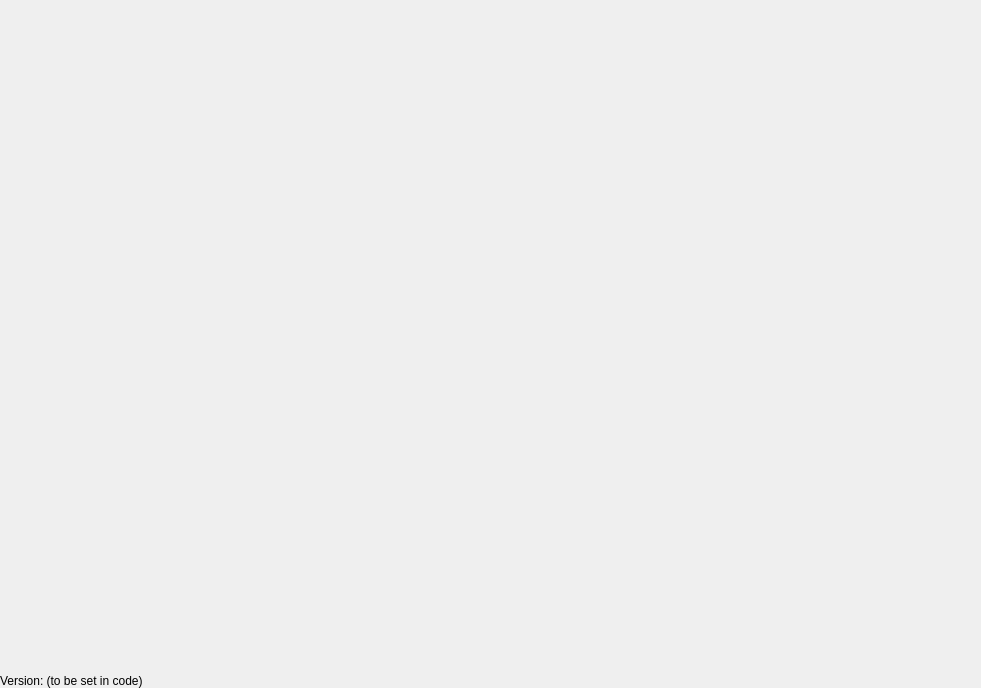
<?xml version="1.0" encoding="UTF-8"?>
<ui version="4.0">
 <class>Form</class>
 <widget class="QWidget" name="Form">
  <property name="geometry">
   <rect>
    <x>0</x>
    <y>0</y>
    <width>981</width>
    <height>688</height>
   </rect>
  </property>
  <property name="windowTitle">
   <string>Form</string>
  </property>
  <!-- Top-level layout for the entire form -->
  <layout class="QHBoxLayout" name="horizontalLayout">
   <property name="spacing">
    <number>0</number>
   </property>
   <property name="leftMargin">
    <number>0</number>
   </property>
   <property name="topMargin">
    <number>0</number>
   </property>
   <property name="rightMargin">
    <number>0</number>
   </property>
   <property name="bottomMargin">
    <number>0</number>
   </property>

   <!-- The main container widget -->
   <item>
    <widget class="QWidget" name="widget_2" native="true">
     <layout class="QVBoxLayout" name="verticalLayout">
      <property name="spacing">
       <number>0</number>
      </property>
      <property name="leftMargin">
       <number>0</number>
      </property>
      <property name="topMargin">
       <number>0</number>
      </property>
      <property name="rightMargin">
       <number>0</number>
      </property>
      <property name="bottomMargin">
       <number>0</number>
      </property>

      <!-- 1) Banner Container -->
      <item>
       <widget class="QWidget" name="Banner_container" native="true">
        <property name="maximumSize">
         <size>
          <width>1000</width>
          <height>160</height>
         </size>
        </property>
        <layout class="QVBoxLayout" name="verticalLayout_2"/>
       </widget>
      </item>

      <!-- 2) Link box with QGridLayout -->
      <item>
       <widget class="QWidget" name="link_box" native="true">
        <property name="maximumSize">
         <size>
          <width>16777215</width>
          <height>16777215</height>
         </size>
        </property>
        <layout class="QGridLayout" name="link_box_layout" columnstretch="0">
         <property name="leftMargin">
          <number>1</number>
         </property>
         <property name="topMargin">
          <number>1</number>
         </property>
         <property name="rightMargin">
          <number>1</number>
         </property>
         <property name="bottomMargin">
          <number>1</number>
         </property>
         <property name="spacing">
          <number>1</number>
         </property>
         <!-- Add extra spacing between links: -->
         <property name="horizontalSpacing">
          <number>1</number>
         </property>
         <property name="verticalSpacing">
          <number>7</number>
         </property>
        </layout>
       </widget>
      </item>

      <!-- 3) A QLabel for issues, separate from link box -->
      <item>
       <widget class="QLabel" name="issues_label">
        <property name="text">
         <string/>
        </property>
        <property name="wordWrap">
         <bool>true</bool>
        </property>
        <property name="styleSheet">
         <string notr="true">margin-top: 8px;</string>
        </property>
       </widget>
      </item>

      <!-- 4) Spacer pushing items down to the bottom -->
      <item>
       <spacer name="verticalSpacer">
        <property name="orientation">
         <enum>Qt::Vertical</enum>
        </property>
        <property name="sizeType">
         <enum>QSizePolicy::Expanding</enum>
        </property>
        <property name="sizeHint" stdset="0">
         <size>
          <width>20</width>
          <height>40</height>
         </size>
        </property>
       </spacer>
      </item>

      <!-- 5) Horizontal layout for the version label -->
      <item>
       <layout class="QHBoxLayout" name="horizontalLayout_version">
        <item>
         <widget class="QLabel" name="version_label">
          <property name="text">
           <string>Version: (to be set in code)</string>
          </property>
         </widget>
        </item>
       </layout>
      </item>

     </layout>
    </widget>
   </item>
  </layout>
 </widget>
 <resources/>
 <connections/>
</ui>
